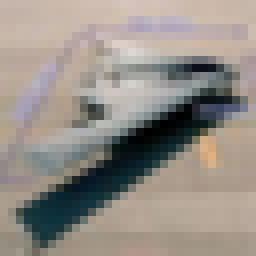
#> input picture data/cifar10/val/airplane/0029.png, 32 x 32 px, found by its file name (shown 8 times larger); its folder holds 4 pictures in this run
$ jupyter execute Untitled.ipynb
#> lines starting #> are read from the running program, lines starting #| are printed output that depends on the picture
### trans/dwt.py
import numpy as np
from PIL import Image
import pywt

const_dwt_method = 'db1'

def dwt(ori_np):
    coeffs = pywt.dwt2(ori_np,const_dwt_method)
    return coeffs

# [30 lines left out: functions remove_high_freq, get_freqs, not called in this run]

def get_freqs_1(ori_np):
    #assert (channel < 3), f'Channel is not 3 {ori_np.shape}'
    LL, (LH,HL,HH) = dwt(ori_np)

    LL = LL.astype(np.uint8)
    HL = HL.astype(np.uint8)
    LH = LH.astype(np.uint8)
    HH = HH.astype(np.uint8)

    return LL,LH,HL,HH
# [82 lines left out: functions get_freqs_channel_1, get_freqs_channel_3, get_dwt_components, not called in this run]

### trans/Untitled.ipynb
[cell 1]
import os
import sys
import numpy as np
import csv
import dwt as DD
from PIL import Image

[cell 2]
# # Check that the correct number of arguments are provided
# if len(sys.argv) != 3:
#     print('Usage: python program.py folder_path results.csv')
#     sys.exit()

# Get the folder path and results file name from the command-line arguments
folder_path = '/home/oem/servers/datasets/classification/cifar10_Contrast/val/airplane'#sys.argv[1]
results_file = 'Contrast.csv'#sys.argv[2]

# Load all image files from the folder
image_files = [f for f in os.listdir(folder_path) if f.endswith('.png') or f.endswith('.jpg')]

# Apply dwt() function to each image and calculate the average of absolute values and overall average
# Save results to CSV file
with open(results_file, 'w', newline='') as csvfile:
    writer = csv.writer(csvfile)
    writer.writerow(['File Name','LL_LL','LL_LH','LL_HL','LL_HH','LH_LL','LH_LH','LH_HL','LH_HH','HL_LL','HL_LH','HL_HL','HL_HH','HH_LL','HH_LH','HH_HL','HH_HH',])

    results1 = list()

    for idx, file in enumerate(image_files):
        #print(os.path.join(folder_path, file))
        img = Image.open(os.path.join(folder_path, file))
#> img is the input picture: PIL image 32x32 RGB; mean R, G, B 149.5, 142.5, 135.3
        img = img.convert('L')
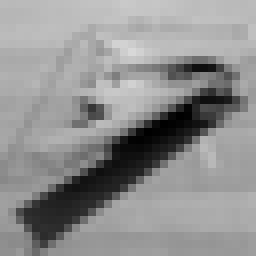
#> img: PIL image 32x32 L (shown 8 times larger); min 0, max 216, mean 143.7
        # Convert PIL image to NumPy array
        img = np.array(img)
        print('before ', img.shape)
#| before  (32, 32)

        #img = np.expand_dims(img, axis=-1)
        print(img.shape)
#| (32, 32)
        #img = np.load(os.path.join(folder_path, file))
        LL, LH, HL, HH = DD.get_freqs_1(img)
        LL_LL, LL_LH, LL_HL, LL_HH = DD.get_freqs_1(LL)
        LH_LL, LH_LH, LH_HL, LH_HH = DD.get_freqs_1(LH)
        HL_LL, HL_LH, HL_HL, HL_HH = DD.get_freqs_1(HL)
        HH_LL, HH_LH, HH_HL, HH_HH = DD.get_freqs_1(HH)
        results = [LL_LL, LL_LH, LL_HL, LL_HH, \
                   LH_LL, LH_LH, LH_HL, LH_HH, \
                   HL_LL, HL_LH, HL_HL, HL_HH, \
                   HH_LL, HH_LH, HH_HL, HH_HH
        ]
        temp_lst = list()
        temp_lst.append(file)
        for idx,item in enumerate(results):
            #print('->',(item.shape)) # (8, 8)
            temp_lst.append(np.mean(item))
#> this loop made 16 passes
#> after the loop, temp_lst = ['0029.png', 162.1, 76.22, 128.3, 99.03, 89.48, 125, 119.2, 122.8, 127.1, 100.2, 103.2, 111.2, 99.67, 104.1, 100.6, 88.61]
            #temp_lst.append(np.var(item))

        results1.append(temp_lst)

        #print(temp_lst)
        if idx % 100 == 0:
            print(idx)
#> pass 2 of the loop `for idx, file in enumerate(image_files):`:
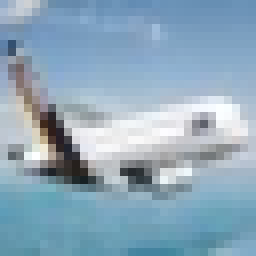
#> input picture data/cifar10/val/airplane/0064.png, 32 x 32 px, found by its file name (shown 8 times larger)
#> img is the input picture: PIL image 32x32 RGB; mean R, G, B 142, 168.5, 186.9
#> `img = img.convert('L')`:
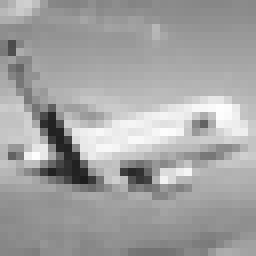
#> img: PIL image 32x32 L (shown 8 times larger); min 29, max 254, mean 162.7
#| before  (32, 32)
#| (32, 32)
#> the loop `for idx,item in enumerate(results): #print('->',(item.shape))` made 16 passes
#> after the loop `for idx,item in enumerate(results):`: temp_lst = ['0064.png', 118, 140, 119.6, 101.2, 137.6, 100.7, 96.06, 123, 115.2, 104.2, 91.47, 90.11, 91.84, 93.48, 111.5, 88.64]
#> pass 3 of the loop `for idx, file in enumerate(image_files):`:
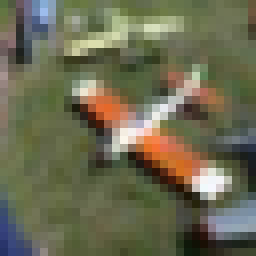
#> input picture data/cifar10/val/airplane/0111.png, 32 x 32 px, found by its file name (shown 8 times larger)
#> img is the input picture: PIL image 32x32 RGB; mean R, G, B 107.3, 106.2, 81.4
#> `img = img.convert('L')`:
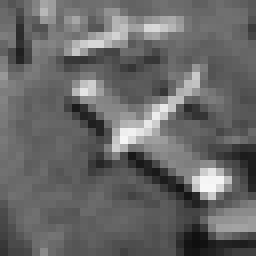
#> img: PIL image 32x32 L (shown 8 times larger); min 15, max 247, mean 103.7
#| before  (32, 32)
#| (32, 32)
#> after the loop `for idx,item in enumerate(results):`: temp_lst = ['0111.png', 114, 106, 105.4, 123.6, 109.9, 108.3, 143.3, 120.8, 127.1, 138.1, 135.4, 133.9, 130, 105.6, 130.3, 114]
#> the loop made 4 passes; the first 3 are shown

    writer.writerows(results1)
